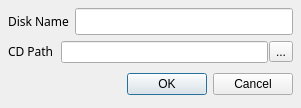
<ui version="4.0" >
 <author></author>
 <comment></comment>
 <exportmacro></exportmacro>
 <class>NewDiskWidget</class>
 <widget class="QDialog" name="NewDiskWidget" >
  <property name="geometry" >
   <rect>
    <x>0</x>
    <y>0</y>
    <width>301</width>
    <height>108</height>
   </rect>
  </property>
  <property name="minimumSize" >
   <size>
    <width>200</width>
    <height>108</height>
   </size>
  </property>
  <property name="maximumSize" >
   <size>
    <width>60000</width>
    <height>108</height>
   </size>
  </property>
  <property name="windowTitle" >
   <string>New disk</string>
  </property>
  <layout class="QVBoxLayout" >
   <property name="margin" >
    <number>8</number>
   </property>
   <property name="spacing" >
    <number>6</number>
   </property>
   <item>
    <layout class="QHBoxLayout" >
     <property name="margin" >
      <number>0</number>
     </property>
     <property name="spacing" >
      <number>6</number>
     </property>
     <item>
      <widget class="QLabel" name="lblDiskName" >
       <property name="sizePolicy" >
        <sizepolicy>
         <hsizetype>5</hsizetype>
         <vsizetype>1</vsizetype>
         <horstretch>0</horstretch>
         <verstretch>0</verstretch>
        </sizepolicy>
       </property>
       <property name="text" >
        <string>&lt;html>&lt;head>&lt;meta name=&quot;qrichtext&quot; content=&quot;1&quot; />&lt;/head>&lt;body style=&quot; white-space: pre-wrap; font-family:Sans Serif; font-weight:400; font-style:normal; text-decoration:none;&quot;>&lt;p style=&quot; margin-top:0px; margin-bottom:0px; margin-left:0px; margin-right:0px; -qt-block-indent:0; text-indent:0px;&quot;>Disk Name&lt;/p>&lt;/body>&lt;/html></string>
       </property>
       <property name="buddy" >
        <cstring>txtDiskName</cstring>
       </property>
      </widget>
     </item>
     <item>
      <widget class="QLineEdit" name="txtDiskName" >
       <property name="sizePolicy" >
        <sizepolicy>
         <hsizetype>7</hsizetype>
         <vsizetype>5</vsizetype>
         <horstretch>0</horstretch>
         <verstretch>0</verstretch>
        </sizepolicy>
       </property>
       <property name="minimumSize" >
        <size>
         <width>0</width>
         <height>20</height>
        </size>
       </property>
      </widget>
     </item>
    </layout>
   </item>
   <item>
    <layout class="QHBoxLayout" >
     <property name="margin" >
      <number>0</number>
     </property>
     <property name="spacing" >
      <number>1</number>
     </property>
     <item>
      <widget class="QLabel" name="lblMountPoint" >
       <property name="text" >
        <string>&lt;html>&lt;head>&lt;meta name=&quot;qrichtext&quot; content=&quot;1&quot; />&lt;/head>&lt;body style=&quot; white-space: pre-wrap; font-family:Sans Serif; font-weight:400; font-style:normal; text-decoration:none;&quot;>&lt;p style=&quot; margin-top:0px; margin-bottom:0px; margin-left:0px; margin-right:0px; -qt-block-indent:0; text-indent:0px;&quot;>CD Path&lt;/p>&lt;/body>&lt;/html></string>
       </property>
       <property name="buddy" >
        <cstring>txtMountPoint</cstring>
       </property>
      </widget>
     </item>
     <item>
      <spacer>
       <property name="orientation" >
        <enum>Qt::Horizontal</enum>
       </property>
       <property name="sizeType" >
        <enum>QSizePolicy::Fixed</enum>
       </property>
       <property name="sizeHint" >
        <size>
         <width>6</width>
         <height>20</height>
        </size>
       </property>
      </spacer>
     </item>
     <item>
      <widget class="QLineEdit" name="txtMountPoint" >
       <property name="sizePolicy" >
        <sizepolicy>
         <hsizetype>7</hsizetype>
         <vsizetype>5</vsizetype>
         <horstretch>0</horstretch>
         <verstretch>0</verstretch>
        </sizepolicy>
       </property>
      </widget>
     </item>
     <item>
      <widget class="QToolButton" name="cmdMountPoint" >
       <property name="text" >
        <string>...</string>
       </property>
      </widget>
     </item>
    </layout>
   </item>
   <item>
    <layout class="QHBoxLayout" >
     <property name="margin" >
      <number>0</number>
     </property>
     <property name="spacing" >
      <number>6</number>
     </property>
     <item>
      <spacer>
       <property name="orientation" >
        <enum>Qt::Horizontal</enum>
       </property>
       <property name="sizeHint" >
        <size>
         <width>131</width>
         <height>31</height>
        </size>
       </property>
      </spacer>
     </item>
     <item>
      <widget class="QPushButton" name="okButton" >
       <property name="text" >
        <string>OK</string>
       </property>
      </widget>
     </item>
     <item>
      <widget class="QPushButton" name="cancelButton" >
       <property name="text" >
        <string>Cancel</string>
       </property>
      </widget>
     </item>
    </layout>
   </item>
  </layout>
 </widget>
 <layoutdefault spacing="6" margin="11" />
 <pixmapfunction></pixmapfunction>
 <tabstops>
  <tabstop>txtDiskName</tabstop>
  <tabstop>txtMountPoint</tabstop>
  <tabstop>cmdMountPoint</tabstop>
  <tabstop>okButton</tabstop>
  <tabstop>cancelButton</tabstop>
 </tabstops>
 <resources/>
 <connections>
  <connection>
   <sender>okButton</sender>
   <signal>clicked()</signal>
   <receiver>NewDiskWidget</receiver>
   <slot>accept()</slot>
   <hints>
    <hint type="sourcelabel" >
     <x>259</x>
     <y>119</y>
    </hint>
    <hint type="destinationlabel" >
     <x>96</x>
     <y>156</y>
    </hint>
   </hints>
  </connection>
  <connection>
   <sender>cancelButton</sender>
   <signal>clicked()</signal>
   <receiver>NewDiskWidget</receiver>
   <slot>reject()</slot>
   <hints>
    <hint type="sourcelabel" >
     <x>350</x>
     <y>119</y>
    </hint>
    <hint type="destinationlabel" >
     <x>179</x>
     <y>156</y>
    </hint>
   </hints>
  </connection>
 </connections>
</ui>
